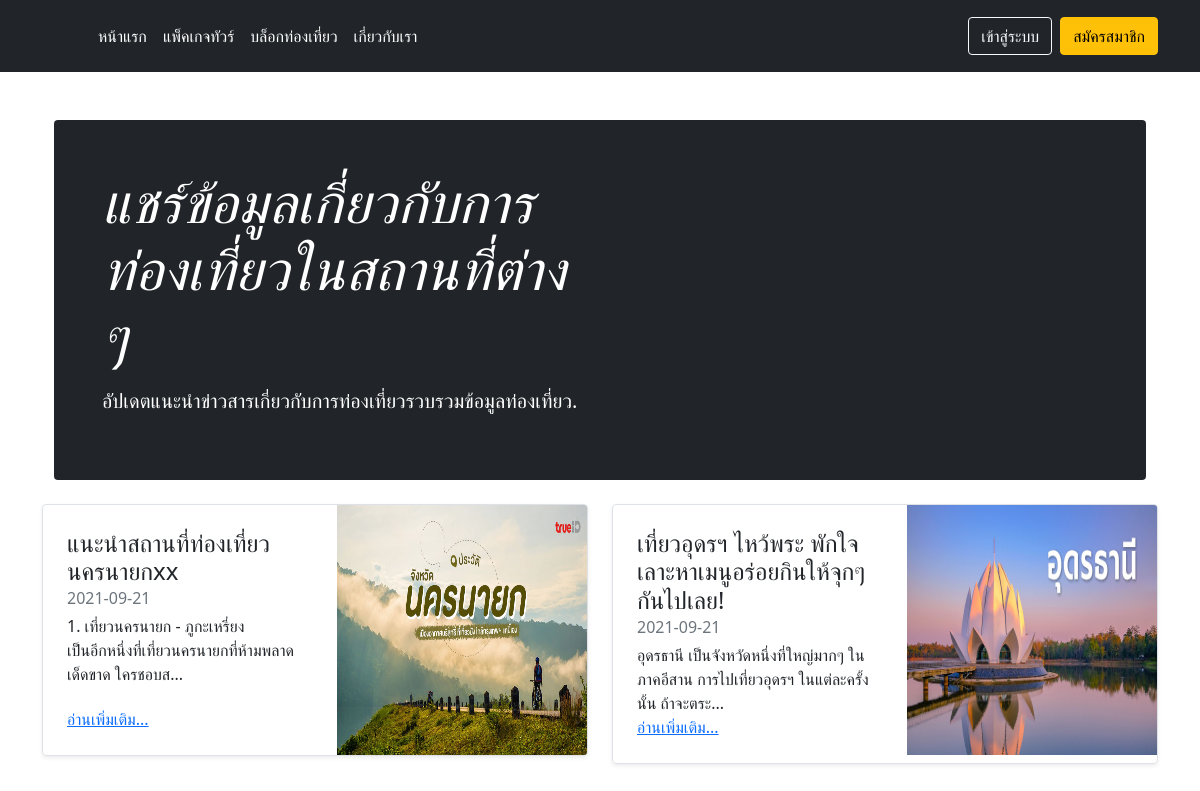
The page /tourlike/blog.php on the database its author committed.
### tables this page shows
CREATE TABLE `blog` (
  `blog_id` int(5) NOT NULL,
  `heading` varchar(500) NOT NULL COMMENT 'หัวข้อ',
  `imageblog` varchar(100) NOT NULL COMMENT 'รูป',
  `content` varchar(10000) NOT NULL COMMENT 'เนื้อหา',
  `created_at` date NOT NULL DEFAULT current_timestamp(),
  `company_id` int(10) NOT NULL
);

### tourlike/database/function.php (called while the page is built, shortened)
<?php
    class DB_con {
        function __construct()
        {
            $conn = mysqli_connect(DB_SERVER, DB_USER, DB_PASS, DB_NAME);
            $this->dbcon = $conn;
        }
        public function selectblog(){
            $blog = mysqli_query($this->dbcon, "SELECT * FROM blog");
            return $blog;
        }
    }
?>

### tourlike/blog.php (the view, shortened to what this page needs)
<?php
include 'layout/header.php';
include_once('database/function.php');
include_once('signin.php');
include_once('register.php');
$db_handle = new DB_con();
?>
<!DOCTYPE html>
<html lang="en">
<head>
</head>
<body>
<div class="container">
  <main>
    <div class="container mt-5">
      <div class="p-4 p-md-5 mb-4 text-white rounded bg-dark">
        <div class="col-md-6 px-0">
          <h1 class="display-4 fst-italic">แชร์ข้อมูลเกี่ยวกับการท่องเที่ยวในสถานที่ต่าง ๆ</h1>
          <p class="lead my-3">อัปเดตแนะนำข่าวสารเกี่ยวกับการท่องเที่ยวรวบรวมข้อมูลท่องเที่ยว.</p>
        </div>
      </div>
    </div>
    <div class="row mb-2">
<?php
$datablog = $db_handle->selectblog();
while($blog = mysqli_fetch_array($datablog)){
$str = $blog['content'];
$new_content = iconv_substr($str,0,90,'UTF-8');
?>
      <div class="col-md-6">
        <div class="row g-0 border rounded overflow-hidden flex-md-row mb-4 shadow-sm h-md-250 position-relative">
          <div class="col p-4 d-flex flex-column position-static">
            <h4 class="mb-0"><?php echo $blog['heading']?></h4>
            <div class="mb-1 text-muted"><?php echo $blog['created_at']?></div>
            <p class="mb-auto"><?php echo $new_content."..."; ?></p>
            <a href="showblog.php?blog=<?php echo $blog['blog_id']; ?>" class="stretched-link">อ่านเพิ่มเติม...</a>
          </div>
          <div class="col-auto d-none d-lg-block">
            <img class="bd-placeholder-img" width="250" height="250" src="images/blog/<?php echo $blog['imageblog']?>" role="img" aria-label="Placeholder: Thumbnail" preserveAspectRatio="xMidYMid slice" focusable="false">
          </div>
        </div>
      </div>
<?php } ?>
    </div>
  </main>
</div>
</body>
</html>

### rows shown on the page
blog: heading "แนะนำสถานที่ท่องเที่ยวนครนายกxx", created_at "2021-09-21", content "1. เที่ยวนครนายก - ภูกะเหรี่ยง เป็นอีกหนึ่งที่เที่ยวนครนายกที่ห้ามพลาดเด็ดขาด ใครชอบส", imageblog (picture)
blog: heading "เที่ยวอุดรฯ ไหว้พระ พักใจ เลาะหาเมนูอร่อยกินให้จุกๆ กันไปเลย!", created_at "2021-09-21", content "อุดรธานี เป็นจังหวัดหนึ่งที่ใหญ่มากๆ ในภาคอีสาน การไปเที่ยวอุดรฯ ในแต่ละครั้งนั้น ถ้าจะตระ", imageblog (picture)
